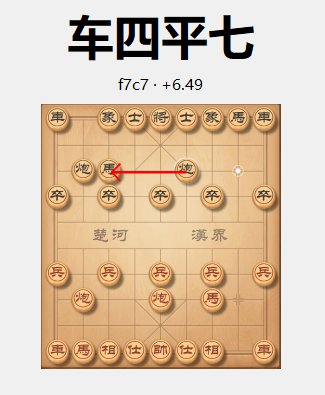
#> input picture 1.png, 325 x 395 px; its folder holds only this picture in this run
$ python -i board_recognition.py   (imports and definitions only)   (older library calls are emulated)
#> lines starting #> are read from the running program, lines starting #| are printed output that depends on the picture
import json
import hashlib
import sys
from dataclasses import dataclass
from pathlib import Path

import cv2
import numpy as np


def _row(value):
#> called with value = 'rnbakabnr'
    result = []
    for char in value:
        result.extend([""] * int(char) if char.isdigit() else [char])
    return tuple(result)


STANDARD_BOARD = tuple(
    _row(row)
    for row in (
        "rnbakabnr",
        "9",
        "1c5c1",
        "p1p1p1p1p",
        "9",
        "9",
        "P1P1P1P1P",
        "1C5C1",
        "9",
        "RNBAKABNR",
    )
)
#> further down, picture is the input picture: shape (395, 325, 3); mean B, G, R 175, 198.4, 220

CALIBRATION_FEATURE_VERSION = 3
MIN_IDENTITY_SCORE = 0.35
MIN_IDENTITY_MARGIN = 0.08


# [240 lines left out: functions grid_points, _best_grid_shift, is_coordinate_legal, is_legal_xiangqi_move, infer_player_from_colors, not called in this run]


def _detect_circles_adaptive(gray, minDist, minRadius, maxRadius, param2_start=28, target_count=16):
    best_circles = None
    max_count = 0
    for p2 in range(param2_start, 15, -4):
        circles = cv2.HoughCircles(
            gray,
            cv2.HOUGH_GRADIENT,
            dp=1.2,
            minDist=minDist,
            param1=100,
            param2=p2,
            minRadius=minRadius,
            maxRadius=maxRadius,
        )
        if circles is not None:
            count = len(circles[0])
            if count >= target_count:
                return circles
            if count > max_count:
                max_count = count
                best_circles = circles
    return best_circles


def detect_board_rect(image):
    if image is None or image.ndim != 3:
        raise ValueError("截图为空")
    short_side = min(image.shape[:2])
#> short_side = 325
    gray = cv2.medianBlur(cv2.cvtColor(image, cv2.COLOR_BGR2GRAY), 5)
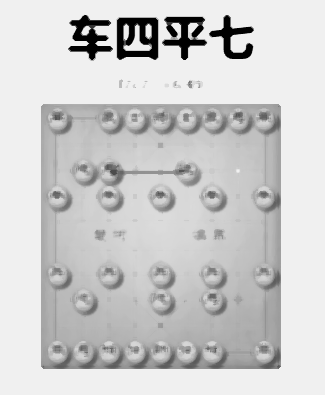
#> gray: shape (395, 325); min 0, max 241, mean 204.5
    circles = _detect_circles_adaptive(
        gray,
        minDist=short_side / 22,
        minRadius=max(8, int(short_side * 0.018)),
        maxRadius=max(16, int(short_side * 0.065)),
        param2_start=34,
        target_count=24,
    )
#> the loop in _detect_circles_adaptive, `for p2 in range(param2_start, 15, -4):` made 3 passes
#> (count, max_count) on passes 1 to 2: (11, 11), (23, 23)
#> count on pass 3: 32
#> after the loop in _detect_circles_adaptive, `for p2 in range(param2_start, 15, -4):`: best_circles = 23 rows, first 8: [84.6, 173.4, 13.04], [161.4, 301.8, 13.4], [189, 121.8, 12.32], [137.4, 121.8, 12.08], [215.4, 199.8, 11], [161.4, 275.4, 13.64], [109.8, 198.6, 13.4], [107.4, 352.2, 16.16]; max_count = 23
#> circles = 32 rows, first 8: [214.2, 276.6, 12.32], [84.6, 173.4, 13.04], [161.4, 301.8, 13.4], [189, 121.8, 12.32], [59.4, 199.8, 11.96], [137.4, 121.8, 12.08], [163.8, 196.2, 14.96], [215.4, 199.8, 11]
    if circles is None:
        raise ValueError("未检测到棋子圆形")
    circles = np.rint(circles[0]).astype(int)
#> circles = 32 rows, first 8: [214, 277, 12], [85, 173, 13], [161, 302, 13], [189, 122, 12], [59, 200, 12], [137, 122, 12], [164, 196, 15], [215, 200, 11]
    tolerance = max(6, int(np.median(circles[:, 2]) * 0.6))
#> tolerance = 7
    groups = []
    for circle in sorted(circles, key=lambda item: item[1]):
        group = next(
            (items for items in groups if abs(np.mean([item[1] for item in items]) - circle[1]) <= tolerance),
            None,
        )
        if group is None:
            group = []
            groups.append(group)
        group.append(circle)
#> this loop made 32 passes
#> circle on passes 2, 4, 5, 6, 12, 13, 15, 16, 17, 20: [103, 37, 16], [110, 121, 13], [189, 122, 12], [137, 122, 12], [190, 175, 10], [110, 175, 11], [263, 197, 10], [110, 199, 13], [59, 200, 12], [214, 277, 12]
#> circle on passes 1, 3, 7, 8, 9, 10: [145, 31, 14], [263, 119, 9], [241, 122, 12], [215, 122, 12], [61, 123, 11], [161, 123, 11]
#> after the loop, groups = 7 items

    rows = []
    for group in groups:
        if len(group) < 9:
            continue
        ordered = sorted(group, key=lambda item: item[0])
        for start in range(len(ordered) - 8):
            run = ordered[start : start + 9]
            gaps = np.diff([item[0] for item in run])
            pitch = float(np.mean(gaps))
            if pitch > 0 and float(np.std(gaps)) <= pitch * 0.12:
                rows.append((run, pitch, float(np.mean([item[1] for item in run]))))
#> this loop made 7 passes
#> group on passes 1, 3, 6: [[145, 31, 14], [103, 37, 16]], [[85, 173, 13], [190, 175, 10], [110, 175, 11]], [[161, 302, 13], [86, 303, 13], [215, 304, 11]]
#> after the loop, rows = []

    pairs = []
    for top in rows:
        for bottom in rows:
            distance = bottom[2] - top[2]
            pitch = (top[1] + bottom[1]) / 2
            ratio = distance / (pitch * 9)
            if 0.8 <= ratio <= 1.2:
                pairs.append((abs(ratio - 1), top, bottom))
#> this loop made 0 passes
#> after the loop, pairs = []
    if pairs:
        _, top, bottom = min(pairs, key=lambda item: item[0])
        return tuple(
            int(round(value))
            for value in (
                (top[0][0][0] + bottom[0][0][0]) / 2,
                top[2],
                (top[0][-1][0] + bottom[0][-1][0]) / 2,
                bottom[2],
            )
        )

    # ponytail: Mid-game / end-game fallback when standard 2 rows of 9 pieces are absent.
    if len(circles) >= 6:
        xs = sorted(circles[:, 0])
#> xs = 32 values from 57 to 265
        ys = sorted(circles[:, 1])
#> ys = 32 values from 31 to 355
        dxs = np.diff(xs)
#> dxs = 31 values, max 26 at index 27, min 0 at index 2, mean 6.71
        dxs = dxs[dxs > short_side * 0.04]
#> dxs = [24, 17, 23, 16, 25, 21, 26, 22]
        dys = np.diff(ys)
#> dys = 31 values, max 82 at index 1, min 0 at index 4, mean 10.45
        dys = dys[dys > short_side * 0.04]
#> dys = [82, 50, 21, 75, 24, 48]
        if len(dxs) > 0 and len(dys) > 0:
            pitch_x = float(np.median(dxs))
#> pitch_x = 22.5
            pitch_y = float(np.median(dys))
#> pitch_y = 49
            if pitch_x > 0 and pitch_y > 0:
                min_x, max_x = xs[0], xs[-1]
#> min_x = 57; max_x = 265
                min_y, max_y = ys[0], ys[-1]
#> min_y = 31; max_y = 355
                center_x = (min_x + max_x) / 2.0
#> center_x = 161
                center_y = (min_y + max_y) / 2.0
#> center_y = 193
                total_w = max(pitch_x * 8.0, (max_x - min_x))
#> total_w = 208
                total_h = max(pitch_y * 9.0, (max_y - min_y))
#> total_h = 441
                rect_left = int(round(center_x - total_w / 2.0))
#> rect_left = 57
                rect_right = int(round(center_x + total_w / 2.0))
#> rect_right = 265
                rect_top = int(round(center_y - total_h / 2.0))
#> rect_top = -28
                rect_bottom = int(round(center_y + total_h / 2.0))
#> rect_bottom = 414
                return (rect_left, rect_top, rect_right, rect_bottom)

    raise ValueError("未找到上下两排各9个等距棋子且中局检测失败")


# [160 lines left out: functions recognition_confidence, _identity_margin, _feasible_identity_scores, normalize_board, sanitize_board, board_to_fen and 2 more, not called in this run]


@dataclass(frozen=True)
class Recognition:
    board: tuple
    confidence: float
    valid: bool
    error: str = ""
    recovery: bool = False
    reason: str = ""
    changes: tuple = ()


class NeuralPieceClassifier:
    """Ultra-fast 2-Layer Neural Classifier for Xiangqi piece recognition (Option B).
    Immune to skin variations, glow selection halos, background color/wood grain changes."""
    _instance = None

    # [73 lines left out: functions __init__, get_instance, _load, predict, not called in this run]


class Calibration:
    # [736 lines left out: functions __init__, create, _skin_signature, _vector, _cell_std, _occupied_cells and 4 more, not called in this run]


@dataclass(frozen=True)
class Move:
    side: str
    start: tuple
    end: tuple


# [201 lines left out: functions move_to_uci, _between, _piece_can_move, _king_in_check, detect_move, _motion_vector and 5 more, not called in this run]


class MotionTracker:
    # [123 lines left out: functions __init__, reset, observe, not called in this run]

>>> import cv2
>>> picture = cv2.imread('1.png')
>>> result = detect_board_rect(picture)
#> result = (57, -28, 265, 414)
